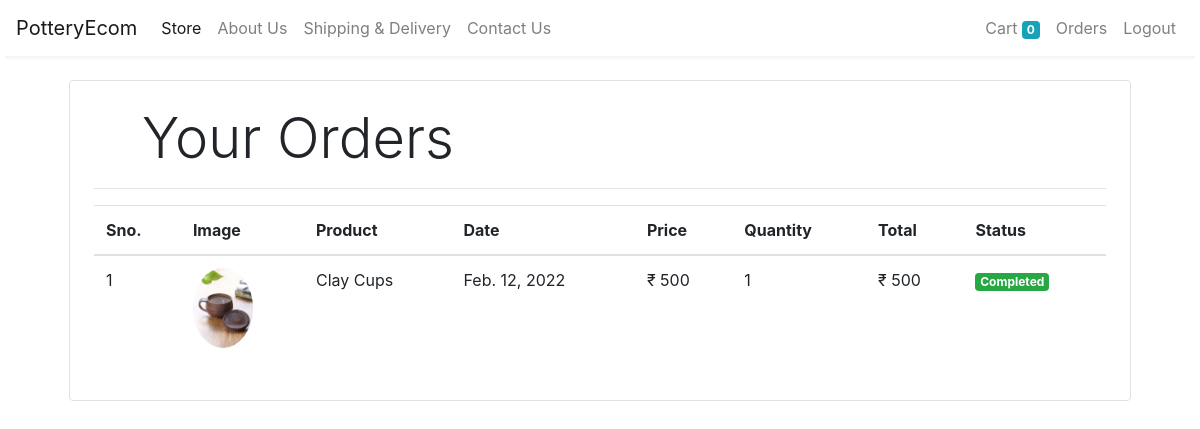
Before: /orders (signed in) with the older database file.
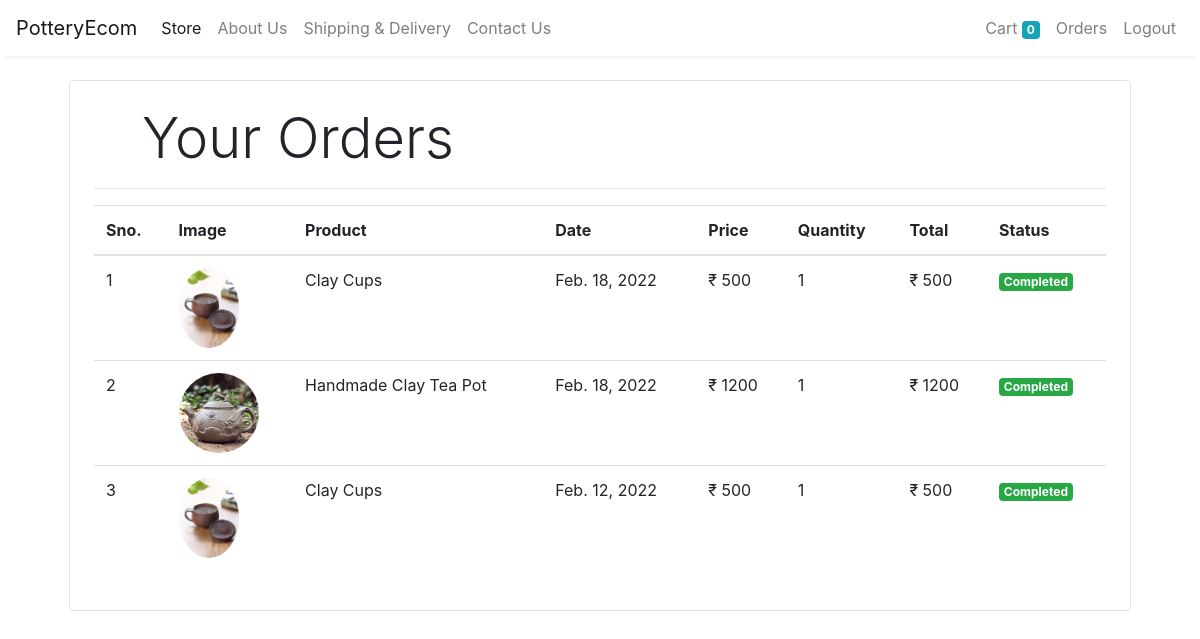
After: the same page with the newer database file.
### store/models/orders.py (models this page shows, shortened)
class Order(models.Model):
    product = models.ForeignKey(Product,
                                on_delete=models.CASCADE)
    customer = models.ForeignKey(Customer,
                                 on_delete=models.CASCADE)
    quantity = models.IntegerField(default=1)
    price = models.IntegerField()
    address = models.CharField(max_length=50, default='', blank=True)
    phone = models.CharField(max_length=50, default='', blank=True)
    date = models.DateField(default=datetime.datetime.today)
    status = models.BooleanField(default=False)
    @staticmethod
    def get_orders_by_customer(customer_id):
        return Order.objects.filter(customer=customer_id).order_by('-date')

### store/models/product.py (models this page shows, shortened)
class Product(models.Model):
    name = models.CharField(max_length=50)
    price = models.IntegerField(default=0)
    category = models.ForeignKey(Category, on_delete=models.CASCADE, default=1)
    description = models.CharField(max_length=200, default='' , null=True , blank=True)
    image = models.ImageField(upload_to='uploads/products/')

### store/middlewares/auth.py (the view)
    def middleware(request):
        print(request.session.get('customer'))
        returnUrl = request.META['PATH_INFO']
        print(request.META['PATH_INFO'])
        if not request.session.get('customer'):
           return redirect(f'login?return_url={returnUrl}')
        response = get_response(request)
        return response

### store/templatetags/custom_filter.py (called while the page is built)
@register.filter(name='currency')
def currency(number):
    return "₹ "+str(number)

@register.filter(name='multiply')
def multiply(number , number1):
    return number * number1

### store/views/orders.py (called while the page is built)
    def get(self , request ):
        customer = request.session.get('customer')
        orders = Order.get_orders_by_customer(customer)
        print(orders)
        return render(request , 'orders.html'  , {'orders' : orders})

### store/templates/orders.html
{% extends 'base.html' %}
{% block content %}
{% load cart %}
{% load custom_filter %}
<div class="container">
   <div class="border rounded p-4 m-4">
        <p class="display-4 pl-4 ml-4">Your Orders</p>
        <hr>
        <table class="table">
            <thead>
                <tr>
                    <th>Sno.</th>
                    <th>Image</th>
                    <th>Product</th>
                    <th>Date</th>
                    <th>Price</th>
                    <th>Quantity</th>
                    <th>Total</th>
                    <th>Status</th>
                </tr>
            </thead>
            <tbody>
                {% for order in orders %}
                <tr>
                    <td>{{forloop.counter}}</td>
                    <td><img style="height: 80px;" class="rounded-circle" src="{{order.product.image.url}}" alt=""></td>
                    <td>{{order.product.name}}</td>
                    <td>{{order.date}}</td>
                    <td>{{order.price|currency}}</td>
                    <td>{{order.quantity}}</td>
                    <td>{{order.quantity|multiply:order.price|currency}}</td>
                    {% if order.status %}
                    <td><small class="badge badge-success">Completed</small></td>
                    {%else%}
                    <td><small class="badge badge-warning">Pending</small></td>
                    {% endif %}
                </tr>
                {% endfor %}
            </tbody>
        </table>
   </div>
</div>
{% endblock %}

### store/templates/base.html (shortened to what this page needs)
<!doctype html>
<html lang="en">
<head>
  <link rel="stylesheet" href="https://maxcdn.bootstrapcdn.com/bootstrap/4.0.0/css/bootstrap.min.css"
>
</head>
<body class="homepage-bg1">
  <nav class="one-edge-shadow
  sticky-top navbar
  navbar-expand-lg
   navbar-light bg-white">
    <a class="navbar-brand" href="/">PotteryEcom</a>
    <div class="collapse navbar-collapse" id="navbarSupportedContent">
      <ul class="navbar-nav mr-auto">
        <li class="nav-item active">
          <a class="nav-link" href="/store">Store <span class="sr-only">(current)</span></a>
        </li>
        <li><a class="nav-link" href="/store">About Us <span class="sr-only">(current)</span></a></li>
        <li><a class="nav-link" href="/store">Shipping &amp; Delivery <span class="sr-only">(current)</span></a></li>
        <li><a class="nav-link" href="/store">Contact Us <span class="sr-only">(current)</span></a></li>
      </ul>
      <ul class=" navbar-nav my-2 my-lg-0">
        <li class="nav-item ">
          <a class="nav-link" href="/cart">Cart
            <span class="badge badge-info">{{request.session.cart.keys|length}}</span>
            <span class="sr-only">(current)</span></a>
        </li>
        {% if request.session.customer %}
        <li class="nav-item ">
          <a class="nav-link" href="/orders">Orders<span class="sr-only">(current)</span></a>
        </li>
        <li class="nav-item ">
          <a class="nav-link" href="/logout">Logout<span class="sr-only">(current)</span></a>
        </li>
        {% endif %}
      </ul>
    </div>
  </nav>
    {% load static %}
    {% block content %}{% endblock %}
</body>
</html>

### store/templates/base.html (style rules this page uses)
nav { background-color: white; }
.one-edge-shadow { box-shadow: 0 8px 2px -5px rgb(246, 245, 245); }

Changed rows visible on the page:
added Order: product.image (picture), product.name "Clay Cups", date "Feb. 18, 2022", price "₹ 500", quantity "1", quantity|multiply "₹ 500", status "Completed"
added Order: product.image (picture), product.name "Handmade Clay Tea Pot", date "Feb. 18, 2022", price "₹ 1200", quantity "1", quantity|multiply "₹ 1200", status "Completed"
